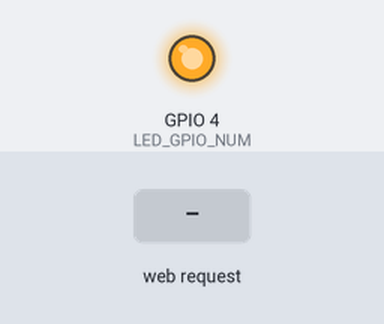
Simulated run of this sketch. Board: ESP32. Shown: output pins drawn as LEDs (lit = HIGH). Inputs (shaded band) come from the test bench. The camera gives no picture; what the sketch prints to the serial monitor is not drawn.

Above: at 0.6 s.
At 3.0 s:
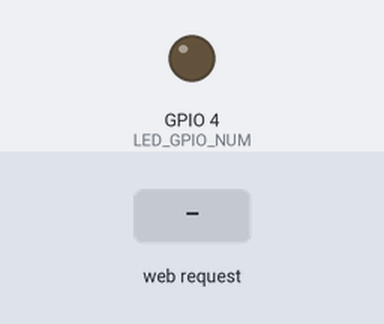
3.1 s: HTTP request GET /stream received
Timing chart, 0 to 6.1 s (numbered marks = the images above; inputs shaded):
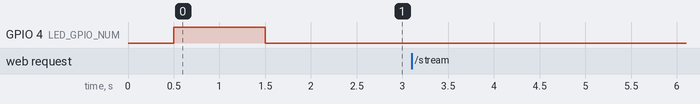

The sketch:

ESP_CAM.ino
```cpp
#include "esp_camera.h"
#include <WiFi.h>

// ---------- Camera pins (AI-Thinker) ----------
#define PWDN_GPIO_NUM 32
#define RESET_GPIO_NUM -1
#define XCLK_GPIO_NUM 0
#define SIOD_GPIO_NUM 26
#define SIOC_GPIO_NUM 27
#define Y9_GPIO_NUM 35
#define Y8_GPIO_NUM 34
#define Y7_GPIO_NUM 39
#define Y6_GPIO_NUM 36
#define Y5_GPIO_NUM 21
#define Y4_GPIO_NUM 19
#define Y3_GPIO_NUM 18
#define Y2_GPIO_NUM 5
#define VSYNC_GPIO_NUM 25
#define HREF_GPIO_NUM 23
#define PCLK_GPIO_NUM 22
#define LED_GPIO_NUM 4      // white flash LED

// ---------- Globals ----------
WiFiServer server(80);
String colorName = "Detecting...";
int rVal = 0, gVal = 0, bVal = 0;

// ---------- Simple color-bank ----------
String nearestColorName(int r, int g, int b) {
  struct C { const char* name; int r, g, b; };
  const C colors[] = {
    {"Black",0,0,0},{"White",255,255,255},{"Red",255,0,0},
    {"Lime",0,255,0},{"Blue",0,0,255},{"Yellow",255,255,0},
    {"Cyan",0,255,255},{"Magenta",255,0,255},{"Silver",192,192,192},
    {"Gray",128,128,128},{"Maroon",128,0,0},{"Olive",128,128,0},
    {"Green",0,128,0},{"Purple",128,0,128},{"Teal",0,128,128},
    {"Navy",0,0,128},{"Orange",255,165,0},{"Pink",255,192,203},
    {"Brown",139,69,19},{"DeepSkyBlue",0,191,255},{"Violet",238,130,238}
  };
  int best = 999999, idx = 0;
  for (int i = 0; i < sizeof(colors)/sizeof(colors[0]); i++) {
    int dr = r - colors[i].r, dg = g - colors[i].g, db = b - colors[i].b;
    int d = dr*dr + dg*dg + db*db;
    if (d < best) { best = d; idx = i; }
  }
  return String(colors[idx].name);
}

// ---------- HTML root ----------
void handleRoot(WiFiClient &client) {
  String html =
  "HTTP/1.1 200 OK\r\nContent-Type:text/html\r\n\r\n"
  "<html><head><meta name='viewport' content='width=device-width,initial-scale=1'>"
  "<title>ESP32-CAM SVGA Color Detector</title>"
  "<style>"
  "body{margin:0;background:#000;text-align:center;color:#fff;font-family:sans-serif}"
  "#overlay{position:absolute;top:10px;left:0;right:0;font-size:1.5em;font-weight:bold}"
  "</style></head><body>"
  "<div id='overlay'>Detecting...</div>"
  "<img src='/stream' width='100%'>"
  "<script>"
  "async function poll(){"
  " try{let r=await fetch('/color');let j=await r.json();"
  " let t='Detected Color: '+j.name+' (R:'+j.r+' G:'+j.g+' B:'+j.b+')';"
  " document.getElementById('overlay').innerText=t;"
  " document.getElementById('overlay').style.color='rgb('+j.r+','+j.g+','+j.b+')';"
  " }catch(e){} setTimeout(poll,1000);} poll();"
  "</script></body></html>";
  client.print(html);
}

// ---------- JSON color endpoint ----------
void handleColor(WiFiClient &client) {
  client.println("HTTP/1.1 200 OK\r\nContent-Type:application/json\r\nConnection:close\r\n");
  client.printf("{\"name\":\"%s\",\"r\":%d,\"g\":%d,\"b\":%d}",
                colorName.c_str(), rVal, gVal, bVal);
}

// ---------- Stream ----------
void handleStream(WiFiClient &client) {
  client.println("HTTP/1.1 200 OK\r\nContent-Type:multipart/x-mixed-replace; boundary=frame\r\n");
  while (client.connected()) {
    camera_fb_t *fb = esp_camera_fb_get();
    if (!fb) continue;
    client.printf("--frame\r\nContent-Type:image/jpeg\r\nContent-Length:%u\r\n\r\n", fb->len);
    client.write(fb->buf, fb->len);
    client.print("\r\n");

    static unsigned long lastCheck = 0;
    if (millis() - lastCheck > 1000) {
      lastCheck = millis();
      long r=0,g=0,b=0; int count=0;
      uint16_t *pix=(uint16_t*)fb->buf;
      for (int i=0;i<fb->len/2;i+=120) {   // sample pixels
        uint16_t p=pix[i];
        r+=((p>>11)&0x1F)<<3;
        g+=((p>>5)&0x3F)<<2;
        b+=(p&0x1F)<<3;
        count++;
      }
      r/=count; g/=count; b/=count;
      rVal=r; gVal=g; bVal=b;
      colorName = nearestColorName(r,g,b);
      Serial.printf("[RESULT] %-12s  RGB(%3ld,%3ld,%3ld)\n", colorName.c_str(), r,g,b);
    }
    esp_camera_fb_return(fb);
    delay(60);
  }
}

// ---------- Router ----------
void route(WiFiClient &c,String req){
  if(req.indexOf("GET / ")>=0) handleRoot(c);
  else if(req.indexOf("GET /color")>=0) handleColor(c);
  else if(req.indexOf("GET /stream")>=0) handleStream(c);
  else c.println("HTTP/1.1 404 Not Found\r\n\r\n");
}

// ---------- Setup ----------
void setup() {
  Serial.begin(115200);
  delay(500);
  Serial.println("\n===== ESP32-CAM SVGA Color Detector =====");

  pinMode(LED_GPIO_NUM, OUTPUT);
  digitalWrite(LED_GPIO_NUM, HIGH); delay(1000); digitalWrite(LED_GPIO_NUM, LOW);

  // Access-point setup
  WiFi.mode(WIFI_AP);
  IPAddress ip(192,168,4,1);
  WiFi.softAPConfig(ip, ip, IPAddress(255,255,255,0));
  WiFi.softAP("CAM","12345678");
  Serial.println("[OK] Access Point 'CAM' ready — open http://192.168.4.1\n");

  // Camera config
  camera_config_t c;
  c.ledc_channel=LEDC_CHANNEL_0;
  c.ledc_timer=LEDC_TIMER_0;
  c.pin_d0=Y2_GPIO_NUM;c.pin_d1=Y3_GPIO_NUM;c.pin_d2=Y4_GPIO_NUM;c.pin_d3=Y5_GPIO_NUM;
  c.pin_d4=Y6_GPIO_NUM;c.pin_d5=Y7_GPIO_NUM;c.pin_d6=Y8_GPIO_NUM;c.pin_d7=Y9_GPIO_NUM;
  c.pin_xclk=XCLK_GPIO_NUM;c.pin_pclk=PCLK_GPIO_NUM;c.pin_vsync=VSYNC_GPIO_NUM;
  c.pin_href=HREF_GPIO_NUM;c.pin_sscb_sda=SIOD_GPIO_NUM;c.pin_sscb_scl=SIOC_GPIO_NUM;
  c.pin_pwdn=PWDN_GPIO_NUM;c.pin_reset=RESET_GPIO_NUM;
  c.xclk_freq_hz=20000000;
  c.pixel_format=PIXFORMAT_JPEG;

  if (psramFound()) {
    c.frame_size = FRAMESIZE_SVGA;   // 800×600
    c.jpeg_quality = 12;             // 10–12 = good quality
    c.fb_count = 2;
  } else {
    c.frame_size = FRAMESIZE_QVGA;
    c.jpeg_quality = 20;
    c.fb_count = 1;
  }

  if (esp_camera_init(&c) != ESP_OK) {
    Serial.println("[ERROR] Camera init failed!");
    return;
  }
  server.begin();
  Serial.println("[OK] Camera ready.\n");
}

// ---------- Main loop ----------
void loop() {
  WiFiClient client = server.available();
  if (!client) return;
  String req = client.readStringUntil('\r');
  client.readStringUntil('\n');
  route(client, req);
  delay(10);
}
```

Measured:
- after the input at 3.1 s, every drawn part: stays the same
